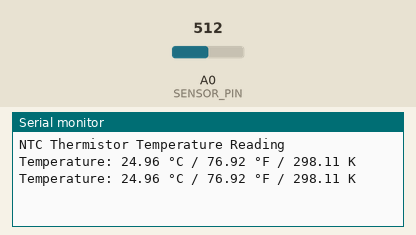
Simulated run of this sketch. Board: Arduino Uno, built with avr-gcc and run on an emulated ATmega328P. Shown: the last lines printed to the serial monitor. Inputs (shaded band) come from the test bench; at power-on: A0 (SENSOR_PIN) = 512.

Above: at 1.2 s.
1.3 s: A0 (SENSOR_PIN) set to 716
At 2.6 s:
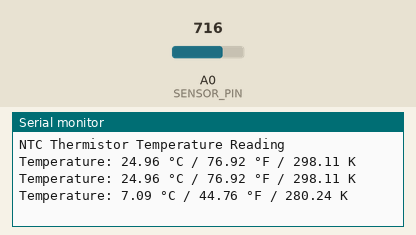
2.8 s: A0 (SENSOR_PIN) set to 900
At 3.8 s:
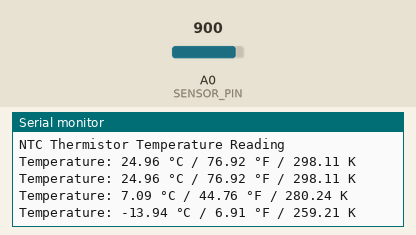
Timing chart, 0 to 5.8 s (numbered marks = the images above; inputs shaded):
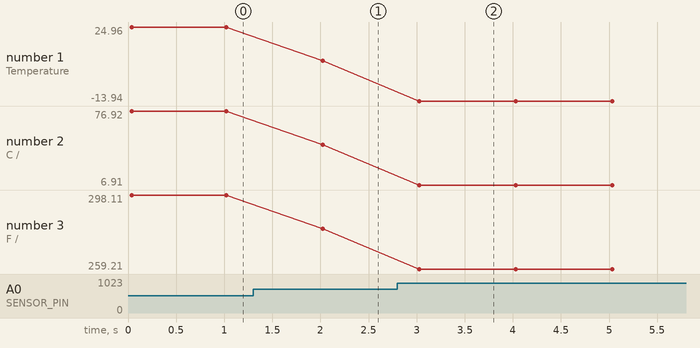

The sketch:

Thermistor_04.ino
```cpp
#include <NTC_Thermistor.h> //ver 2.0.3. NOT 2.1

// 핀과 NTC 써미스터의 특성 정의
#define SENSOR_PIN A0
#define REFERENCE_RESISTANCE 10000  // 기준 저항 값 (10kΩ)
#define NOMINAL_RESISTANCE 10000    // 공칭 저항 값 (25°C에서 10kΩ)
#define NOMINAL_TEMPERATURE 25      // 공칭 온도 (°C)
#define B_VALUE 3950               // 베타 값

// NTC_Thermistor 객체 생성
NTC_Thermistor thermistor(
  SENSOR_PIN,
  REFERENCE_RESISTANCE,
  NOMINAL_RESISTANCE,
  NOMINAL_TEMPERATURE,
  B_VALUE
);

void setup() {
  Serial.begin(9600);
  Serial.println("NTC Thermistor Temperature Reading");
}

void loop() {
  // 온도 읽기
  double celsius = thermistor.readCelsius();
  double fahrenheit = thermistor.readFahrenheit();
  double kelvin = thermistor.readKelvin();

  // 결과 출력
  Serial.print("Temperature: ");
  Serial.print(celsius);
  Serial.print(" °C / ");
  Serial.print(fahrenheit);
  Serial.print(" °F / ");
  Serial.print(kelvin);
  Serial.println(" K");

  delay(1000); // 1초 대기
}
```

Measured:
- after the input at 1.3 s, the serial monitor: prints a new line after 0.72 s (image 1)
- after the input at 2.8 s, the serial monitor: prints a new line after 0.23 s (image 2)
- plotted number 1: 24.96 → 7.09 after the input at 1.3 s, 7.09 → -13.94 after the input at 2.8 s
- plotted number 2: 76.92 → 44.76 after the input at 1.3 s, 44.76 → 6.91 after the input at 2.8 s
- plotted number 3: 298.11 → 280.24 after the input at 1.3 s, 280.24 → 259.21 after the input at 2.8 s
